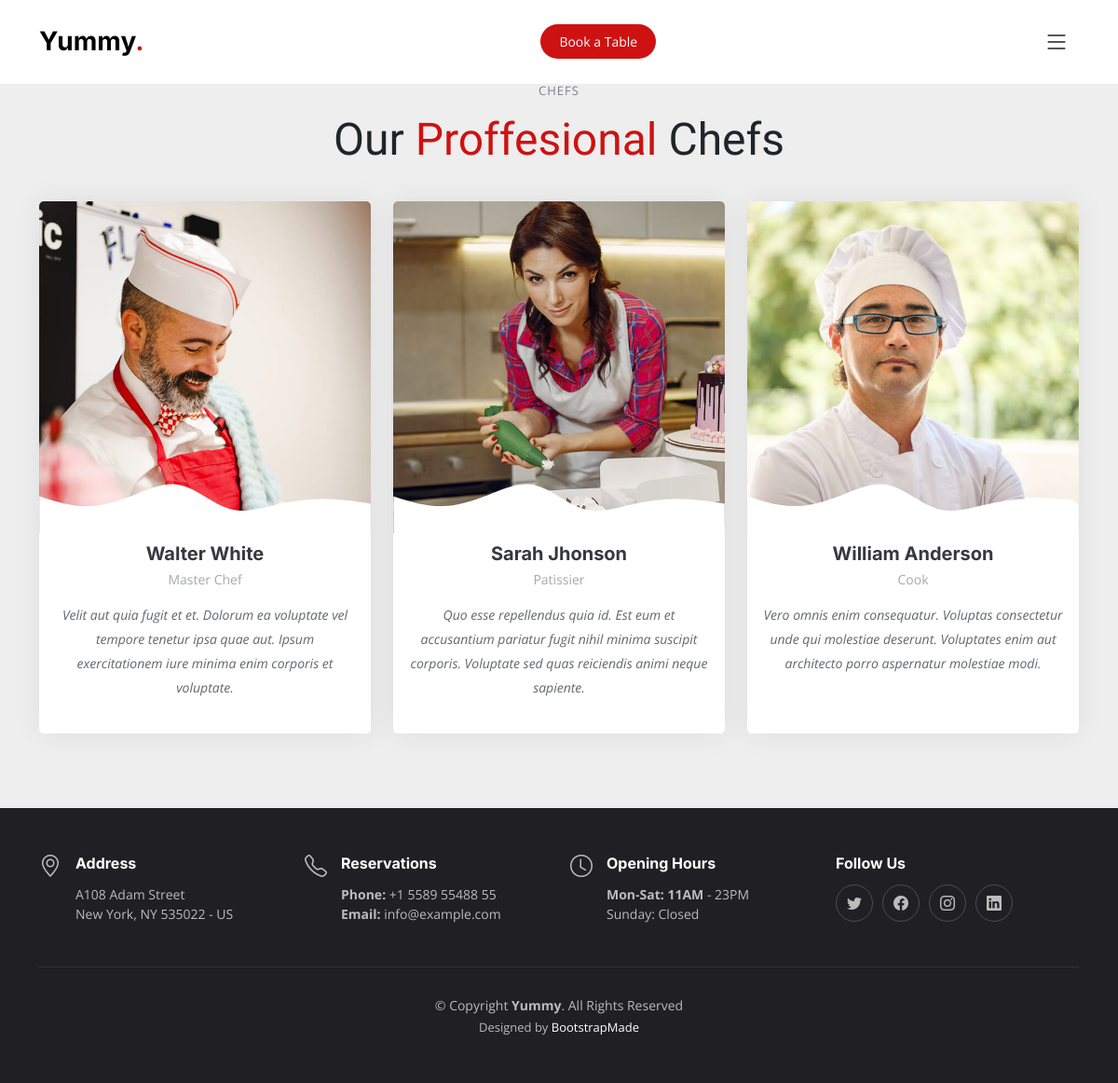
Screenshot of /chefs/ with the database file from the repository.
### chefs/models.py (models this page shows, shortened)
class Chef(models.Model):
    name = models.CharField(max_length=200, verbose_name='Nombre')
    specialization = models.CharField(max_length=200, verbose_name='Profesion')
    content = models.TextField(verbose_name='Contenido')
    image = models.ImageField(verbose_name='Imagen', upload_to='chefs')
    created = models.DateField(auto_now_add=True, verbose_name='Fecha de Creacion')
    updated = models.DateField(auto_now=True, verbose_name='Fecha de Edicion')
    class Meta:
        verbose_name = 'chef'
        verbose_name_plural = 'chefs'
        ordering = ['-created']

### chefs/views.py (the view)
# urls.py: path('', views.chefs, name='chefs'),
def chefs(request):
    chefs = Chef.objects.all()
    return render(request, 'chefs/chefs.html', {'chefs': chefs})

### pages/templatetags/pages_extras.py (called while the page is built)
@register.simple_tag
def get_page_list():
    pages = Page.objects.all()
    return pages

### social/processors.py (called while the page is built)
def context_dict(request):
    ctx = {}
    links = Link.objects.all()
    for link in links:
        ctx[link.key] = link.url
    return ctx

### chefs/templates/chefs/chefs.html (shortened to what this page needs)
{% extends 'core/base.html' %}
{% load static %}
{% block content %}
    <section id="chefs" class="chefs section-bg">
        <div class="container" data-aos="fade-up">
          <div class="section-header">
            <h2>Chefs</h2>
            <p>Our <span>Proffesional</span> Chefs</p>
          </div>
          <div class="row gy-4">
            {% for chef in chefs %}
                <div class="col-lg-4 col-md-6 d-flex align-items-stretch" data-aos="fade-up" data-aos-delay="100">
                    <div class="chef-member">
                    <div class="member-img">
                        <img src="{{ chef.image.url }}" class="img-fluid" alt="">
                    </div>
                    <div class="member-info">
                        <h4>{{ chef.name }}</h4>
                        <span>{{ chef.specialization }}</span>
                        <p>{{ chef.content }}</p>
                    </div>
                    </div>
                </div>
            {% endfor %}
          </div>
        </div>
      </section>
{% endblock content %}

### core/static/core/css/main.css (style rules this page uses)
:root { --font-default: "Open Sans", system-ui, -apple-system, "Segoe UI", Roboto, "Helvetica Neue", Arial, "Noto Sans", "Liberation Sans", sans-serif, "Apple Color Emoji", "Segoe UI Emoji", "Segoe UI Symbol", "Noto Color Emoji"; --font-primary: "Amatic SC", sans-serif; --font-secondary: "Inter", sans-serif; }
:root { --color-default: #212529; --color-primary: #ce1212; --color-secondary: #37373f; }
:root { scroll-behavior: smooth; }
body { font-family: var(--font-default); color: var(--color-default); }
h1, h2, h3, h4, h5, h6 { font-family: var(--font-secondary); }
section { overflow: hidden; padding: 80px 0; }
.section-bg { background-color: #eee; }
.section-header { text-align: center; padding-bottom: 30px; }
.section-header h2 { font-size: 13px; letter-spacing: 1px; font-weight: 400; margin-top: 10px; padding: 0; color: #7f7f90; text-transform: uppercase; font-family: var(--font-default); }
.section-header p { margin: 0; font-size: 48px; font-weight: 400; font-family: var(--font-primary); }
.section-header p span { color: var(--color-primary); }
section { scroll-margin-top: 90px; }
.chefs .chef-member { overflow: hidden; text-align: center; border-radius: 5px; background: #fff; box-shadow: 0px 0 30px rgba(55, 55, 63, 0.08); transition: 0.3s; }
.chefs .chef-member .member-img { position: relative; overflow: hidden; }
.chefs .chef-member .member-img:after { position: absolute; content: ""; left: 0; bottom: 0; height: 100%; width: 100%; background: url(../img/team-shape.svg) no-repeat center bottom; background-size: contain; z-index: 1; }
.chefs .chef-member .member-info { padding: 10px 15px 20px 15px; }
.chefs .chef-member .member-info h4 { font-weight: 700; margin-bottom: 5px; font-size: 20px; color: var(--color-secondary); }
.chefs .chef-member .member-info span { display: block; font-size: 14px; font-weight: 400; color: rgba(33, 37, 41, 0.4); }
.chefs .chef-member .member-info p { font-style: italic; font-size: 14px; padding-top: 15px; line-height: 26px; color: rgba(33, 37, 41, 0.7); }

### rows the page displays
Chef: image (picture), name "Walter White", specialization "Master Chef", content "Velit aut quia fugit et et. Dolorum ea voluptate vel tempore tenetur ipsa quae aut. Ipsum exercitationem iure minima enim corporis et voluptate."
Chef: image (picture), name "Sarah Jhonson", specialization "Patissier", content "Quo esse repellendus quia id. Est eum et accusantium pariatur fugit nihil minima suscipit corporis. Voluptate sed quas reiciendis animi neque sapiente."
Chef: image (picture), name "William Anderson", specialization "Cook", content "Vero omnis enim consequatur. Voluptas consectetur unde qui molestiae deserunt. Voluptates enim aut architecto porro aspernatur molestiae modi."
